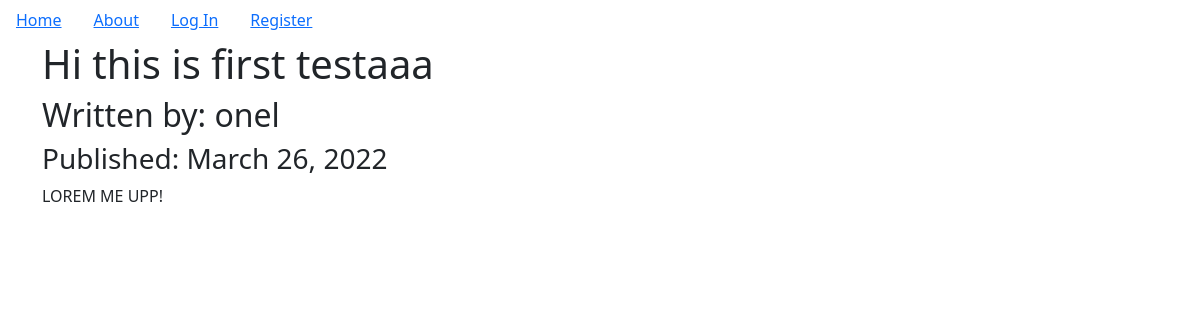
The page /1 on the database its author committed.
### puppyBlog/models.py (models this page shows, shortened)
class BlogPost(db.Model):
    users = db.relationship(User)
    id = db.Column(db.Integer, primary_key=True)
    user_id = db.Column(db.Integer, db.ForeignKey('users.id'), nullable=False)
    date = db.Column(db.DateTime, nullable=False, default=datetime.utcnow)
    title = db.Column(db.String(140), nullable=False)
    text = db.Column(db.Text, nullable=False)

class User(db.Model, UserMixin):
    __tablename__ = 'users'
    id = db.Column(db.Integer, primary_key=True)
    profile_image = db.Column(db.String(64), nullable=False, default='default_profile.png')
    email = db.Column(db.String(64), unique=True, index=True)
    username = db.Column(db.String(64), unique=True, index=True)
    password_hash = db.Column(db.String(128))
    posts = db.relationship('BlogPost', backref='author', lazy=True)

### puppyBlog/users/views.py (the view)
@users.route('/<username>')
def user_posts(username):
    page = request.args.get('page', 1, type=int)
    user = User.query.filter_by(username=username).first_or_404()
    blog_posts = BlogPost.query.filter_by(author=user).order_by(BlogPost.date.desc()).paginate(page=page, per_page=5)
    return render_template('user_blog_posts.html', blog_posts=blog_posts, user=user)

### puppyBlog/blogposts/views.py (called while the page is built)
@blog_posts.route('/<int:blog_post_id>') #make sure this is an integer
def blog_post(blog_post_id):
    blog_post = BlogPost.query.get_or_404(blog_post_id) # this blog post id is not a string - we are querying for an int
    return render_template('blog_post.html', title=blog_post.title, date=blog_post.date, post=blog_post)

### puppyBlog/templates/blog_post.html (shortened to what this page needs)
{% extends "base.html" %}
{% block content %}
<div class="jumbotron">
  <h1>{{ post.title }}</h1>
  <h2>Written by: {{post.author.username}}</h2>
  <h3>Published: {{ post.date.strftime('%B %d, %Y') }}</h3>
  <p>{{post.text}}</p>
</div>
{% endblock content %}

### rows shown on the page
BlogPost: title "Hi this is first testaaa", date "March 26, 2022", text "LOREM ME UPP!"
User: author.username "onel"
